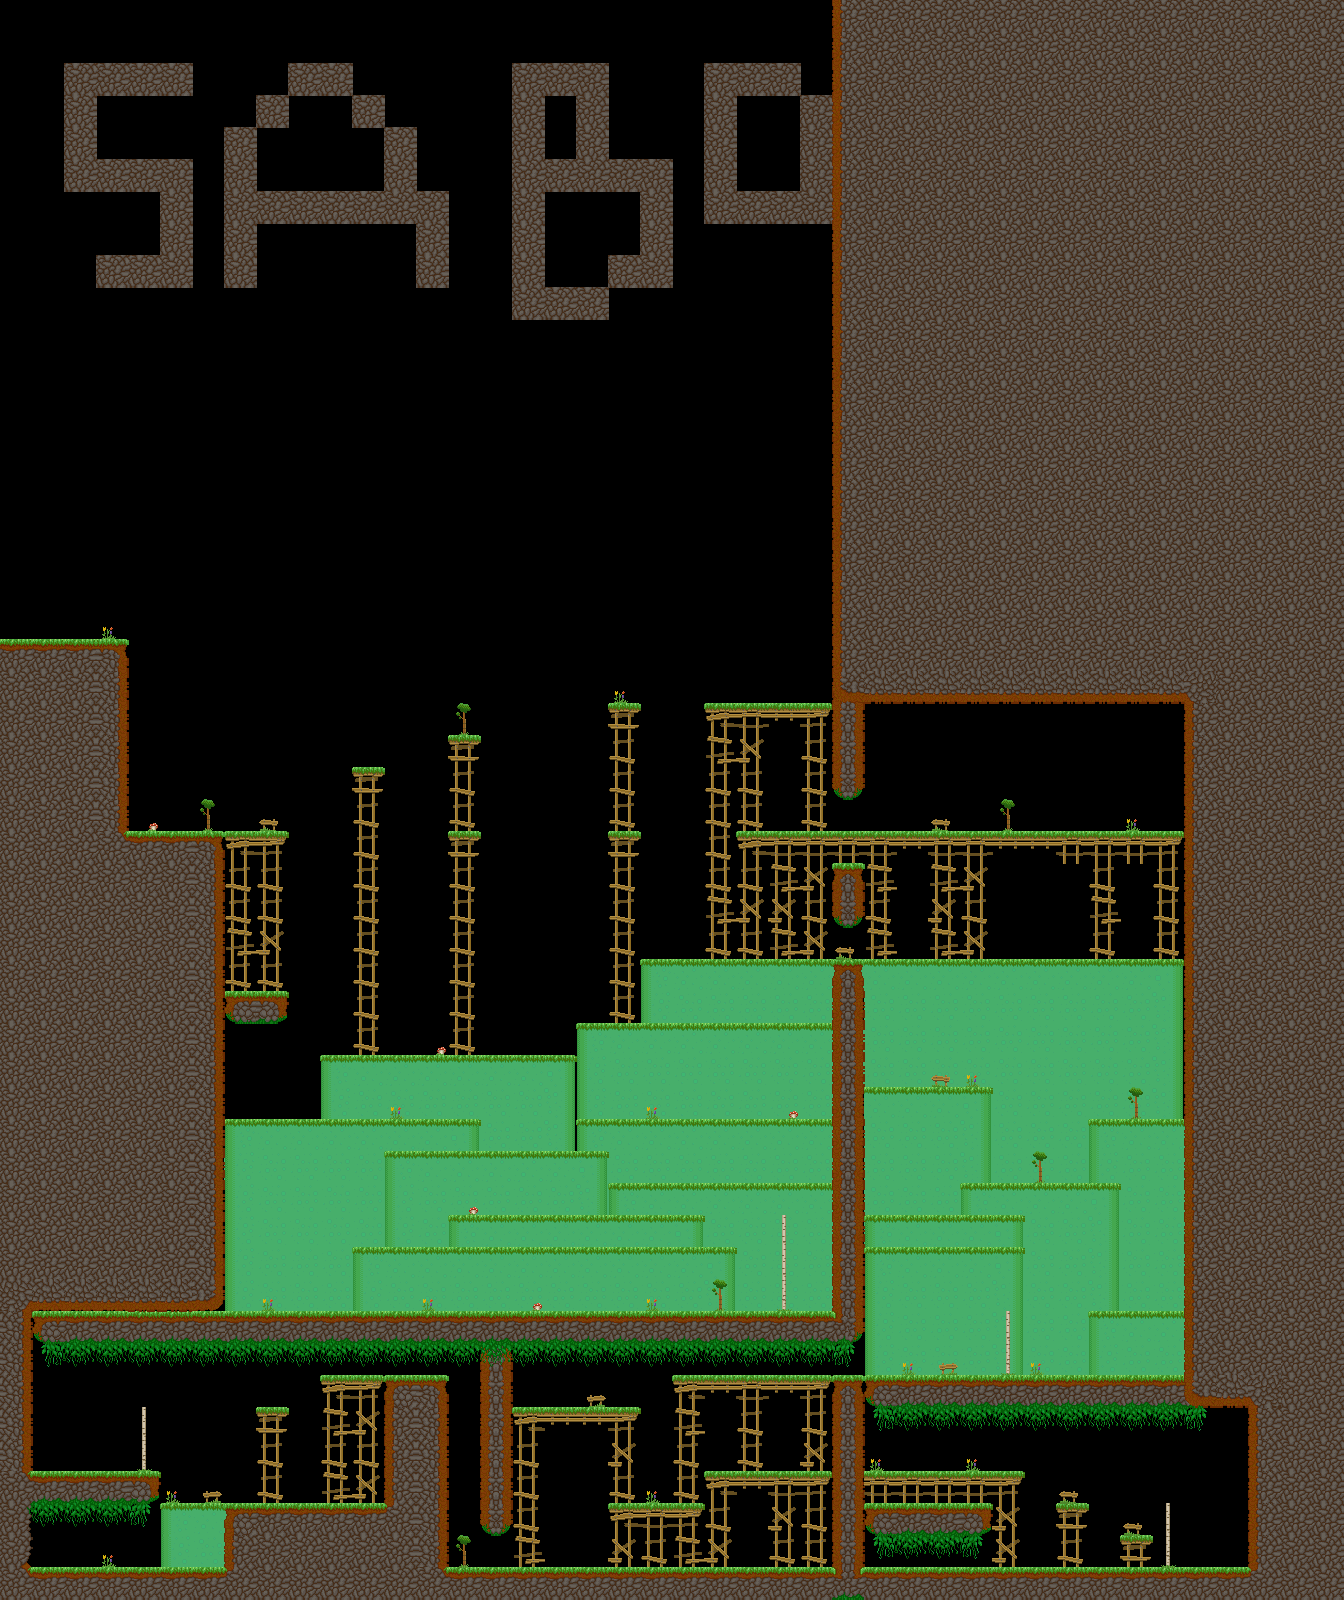

Rendered tile map (Tiled .tmx) drawn with the repository's tilesets; below, a short description and the map source with its tile grids summarised:
An orthogonal 42x50 tile map with 32x32 px tiles, 5 tile layers (background, main, foreground, hidden, ...), 4 tilesets and 277 objects (112x spike, 70x veggie, 13x door, 8x bush, 5x walking_enemy, ...).

<map version="1.5" tiledversion="1.7.2" orientation="orthogonal" renderorder="right-down" width="42" height="50" tilewidth="32" tileheight="32" infinite="0" nextlayerid="11" nextobjectid="278">
 <properties>
  <property name="hints" value="yellow_keys" />
  <property name="time_to_beat" value="60" />
 </properties>
 <tileset firstgid="1" name="grass_level" tilewidth="33" tileheight="33" spacing="1" margin="1" tilecount="144" columns="16">
  <image source="../../sprites/tilesets/34tile.png" width="544" height="306" />
 </tileset>
 <tileset firstgid="145" name="treetops_big_96" tilewidth="96" tileheight="64" tilecount="2" columns="2">
  <image source="../../sprites/objects/scenery/treetops_big_96.png" width="192" height="64" />
 </tileset>
 <tileset firstgid="147" name="object_tilemap_16" tilewidth="16" tileheight="16" tilecount="12" columns="4">
  <image source="../../sprites/tilesets/object_tilemap_16.png" width="64" height="48" />
 </tileset>
 <tileset firstgid="159" name="object_tilemap_32" tilewidth="32" tileheight="32" tilecount="25" columns="5">
  <image source="../../sprites/tilesets/object_tilemap_32.png" width="160" height="160" />
  <tile id="0">
   <properties>
    <property name="item_no" value="5" />
    <property name="type" value="costume_head" />
   </properties>
  </tile>
  <tile id="1">
   <properties>
    <property name="spawn" value="spawn" />
   </properties>
  </tile>
  <tile id="2">
   <properties>
    <property name="goal" value="goal" />
   </properties>
  </tile>
  <tile id="3">
   <properties>
    <property name="name" value="pig" />
   </properties>
  </tile>
  <tile id="4">
   <properties>
    <property name="direction" value="left" />
    <property name="name" value="walking_enemy" />
   </properties>
  </tile>
 </tileset>
 <layer id="1" name="background" width="42" height="50">
  <properties>
   <property name="background" value="background" />
  </properties>
  <data>[2100 cells, 222 non-empty, 7 distinct tile ids]</data>
 </layer>
 <layer id="2" name="main" width="42" height="50">
  <data>[2100 cells, 1107 non-empty, 44 distinct tile ids]</data>
 </layer>
 <layer id="3" name="foreground" width="42" height="50">
  <properties>
   <property name="foreground" value="foreground" />
  </properties>
  <data>[2100 cells, 107 non-empty, 12 distinct tile ids]</data>
 </layer>
 <layer id="4" name="hidden" width="42" height="50">
  <data>[2100 cells, 95 non-empty, 10 distinct tile ids]</data>
 </layer>
 <layer id="5" name="hints" width="42" height="50">
  <properties>
   <property name="Hint1" value="Find all yellow keys:to get the chest:near the goal" />
  </properties>
  <data>[2100 cells, 0 non-empty, 0 distinct tile ids]</data>
 </layer>
 <objectgroup color="#e70000" id="6" name="hard-blocks">
  <object id="1" x="0" y="1312" width="32" height="288" />
  <object id="2" x="32" y="1568" width="384" height="32" />
  <object id="3" x="32" y="1312" width="832" height="32" />
  <object id="4" x="384" y="1376" width="64" height="192" />
  <object id="5" x="224" y="1504" width="160" height="64" />
  <object id="6" x="32" y="1472" width="128" height="32" />
  <object id="7" x="480" y="1344" width="32" height="192" />
  <object id="8" x="416" y="1568" width="416" height="32" />
  <object id="9" x="832" y="1376" width="32" height="224" />
  <object id="10" x="864" y="1376" width="352" height="32" />
  <object id="11" x="1184" y="960" width="32" height="416" />
  <object id="12" x="832" y="864" width="32" height="64" />
  <object id="13" x="832" y="960" width="32" height="352" />
  <object id="14" x="1184" y="608" width="32" height="320" />
  <object id="15" x="0" y="640" width="128" height="672" />
  <object id="16" x="192" y="832" width="32" height="448" />
  <object id="17" x="128" y="832" width="32" height="480" />
  <object id="18" x="832" y="576" width="32" height="224" />
  <object id="19" x="224" y="992" width="64" height="32" />
  <object id="20" x="1248" y="896" width="32" height="672" />
  <object id="21" x="1216" y="896" width="32" height="32" />
  <object id="22" x="864" y="1568" width="416" height="32" />
  <object id="23" x="864" y="1504" width="128" height="32" />
 </objectgroup>
 <objectgroup color="#0055ff" id="7" name="soft-blocks">
  <object id="24" x="704" y="1472" width="128" height="32" />
  <object id="25" x="672" y="1376" width="160" height="32" />
  <object id="26" x="512" y="1408" width="128" height="32" />
  <object id="27" x="608" y="1504" width="96" height="32" />
  <object id="28" x="1088" y="1312" width="96" height="32" />
  <object id="29" x="864" y="1248" width="160" height="32" />
  <object id="30" x="864" y="1216" width="160" height="32" />
  <object id="31" x="960" y="1184" width="160" height="32" />
  <object id="32" x="1088" y="1120" width="96" height="32" />
  <object id="33" x="864" y="1088" width="128" height="32" />
  <object id="34" x="864" y="960" width="320" height="32" />
  <object id="35" x="256" y="1408" width="32" height="32" />
  <object id="36" x="320" y="1376" width="64" height="32" />
  <object id="37" x="864" y="832" width="320" height="32" />
  <object id="38" x="160" y="1504" width="64" height="32" />
  <object id="39" x="736" y="832" width="128" height="32" />
  <object id="40" x="608" y="832" width="32" height="32" />
  <object id="41" x="448" y="832" width="32" height="32" />
  <object id="42" x="352" y="768" width="32" height="32" />
  <object id="43" x="224" y="832" width="64" height="32" />
  <object id="44" x="448" y="736" width="32" height="32" />
  <object id="45" x="608" y="704" width="32" height="32" />
  <object id="46" x="704" y="704" width="128" height="32" />
  <object id="47" x="352" y="1248" width="384" height="32" />
  <object id="48" x="448" y="1216" width="256" height="32" />
  <object id="49" x="384" y="1152" width="224" height="32" />
  <object id="50" x="224" y="1120" width="256" height="32" />
  <object id="51" x="576" y="1120" width="256" height="32" />
  <object id="52" x="608" y="1184" width="224" height="32" />
  <object id="53" x="320" y="1056" width="256" height="32" />
  <object id="54" x="576" y="1024" width="256" height="32" />
  <object id="55" x="640" y="960" width="192" height="32" />
  <object id="56" x="1120" y="1536" width="32" height="32" />
  <object id="57" x="1056" y="1504" width="32" height="32" />
  <object id="58" x="864" y="1472" width="160" height="32" />
 </objectgroup>
 <objectgroup id="8" name="treetop_big" />
 <objectgroup id="9" name="objects-16px">
  <object id="59" name="veggie" gid="150" x="200" y="824" width="16" height="16" />
  <object id="60" name="veggie" gid="150" x="232" y="824" width="16" height="16" />
  <object id="61" name="veggie" gid="150" x="264" y="824" width="16" height="16" />
  <object id="62" name="veggie" gid="150" x="360" y="760" width="16" height="16" />
  <object id="63" name="veggie" gid="150" x="744" y="824" width="16" height="16" />
  <object id="64" name="veggie" gid="150" x="776" y="824" width="16" height="16" />
  <object id="65" name="veggie" gid="150" x="808" y="824" width="16" height="16" />
  <object id="66" name="veggie" gid="150" x="456" y="824" width="16" height="16" />
  <object id="67" name="veggie" gid="150" x="616" y="824" width="16" height="16" />
  <object id="68" name="veggie" gid="150" x="168" y="1304" width="16" height="16" />
  <object id="69" name="veggie" gid="150" x="168" y="1240" width="16" height="16" />
  <object id="70" name="veggie" gid="150" x="168" y="1176" width="16" height="16" />
  <object id="71" name="veggie" gid="150" x="168" y="1112" width="16" height="16" />
  </objectgroup>
 <objectgroup id="10" name="objects-32px">
  <!-- 34 objects omitted --></objectgroup>
</map>
<!-- 206 of 277 objects omitted -->
